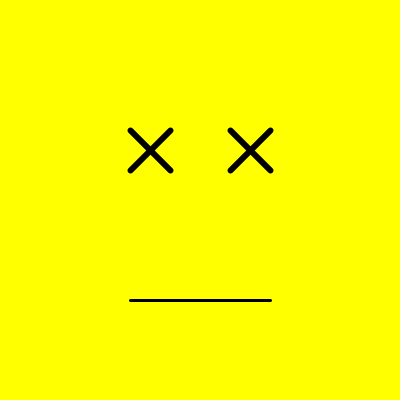
Frame 1 (no input)
Frame 60 (the mouse pressed at the canvas centre just before this capture): identical to frame 1, image omitted
Frame 120 (the mouse held since frame 60 and released just before this capture): identical to frame 1, image omitted

The Processing sketch that drew this single still picture (run headless with seeded random() and noise(); from frame 60 on, the mouse is pressed at the canvas centre):

// Processing sketch: Week1_FACE_NM
// ── Week1_FACE_NM.pde
void setup() {
  size(400, 400);
}

void draw() {
  background(255, 255, 0);


  stroke(0);
  strokeWeight(6);

  //Eye 01
  line(130, 130, 170, 170);
  line(130, 170, 170, 130);

  //Another Eye
  line(230, 130, 270, 170);
  line(230, 170, 270, 130);


  strokeWeight(3);
  line(130, 300, 270, 300);
}
